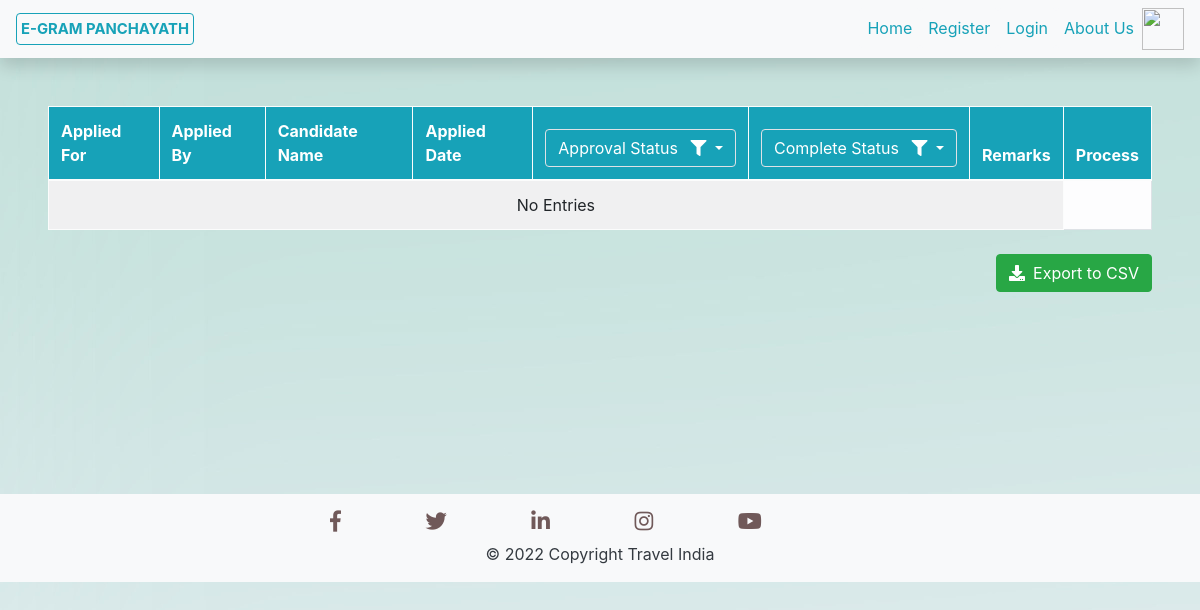
Page /Certicates_Received_Requests/ on the earlier database version.
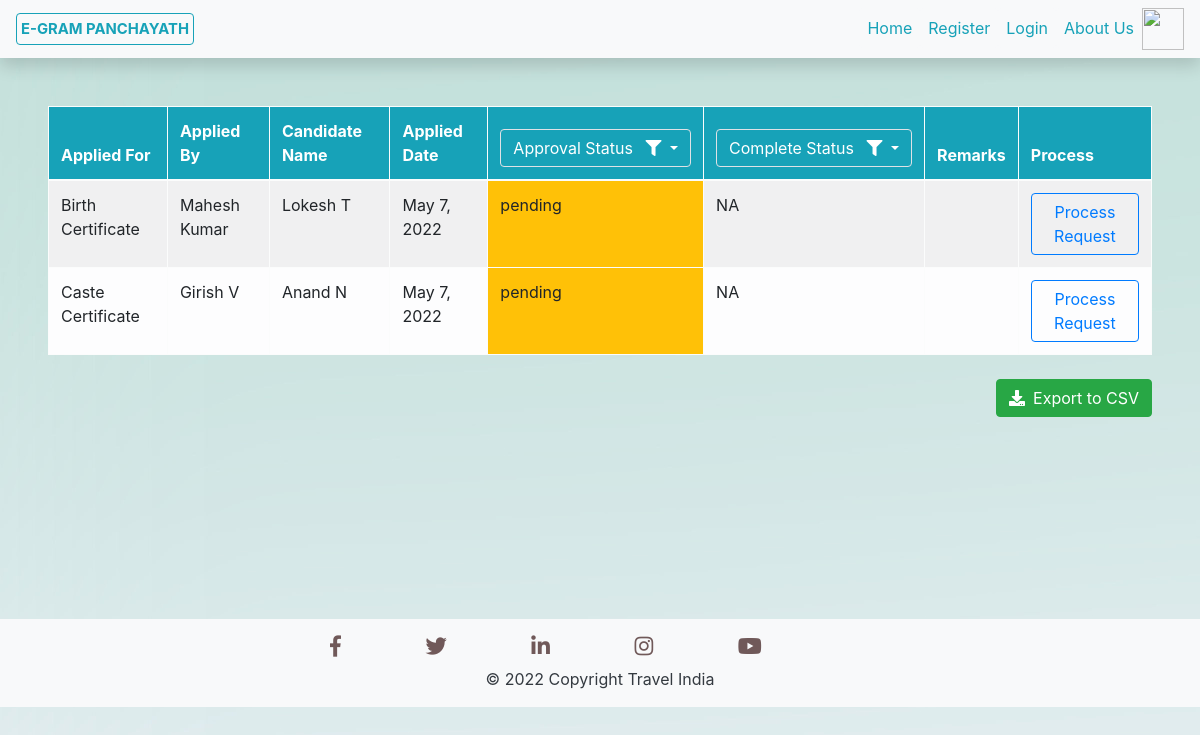
Same page on the later database version.
### Services/models.py (models this page shows, shortened)
class Certificates(models.Model):
    Cert_Name = models.CharField(max_length=50)
    Cand_Name = models.CharField(max_length=50)
    Father_Name = models.CharField(max_length=50)
    Mother_Name = models.CharField(max_length=50)
    Address = models.CharField(max_length=300)
    doc_name = models.CharField(max_length=30)
    Cert_Requested_By = models.ForeignKey(User, on_delete=models.CASCADE,default=None, null=True, blank=True)
    Cert_Applied_Date = models.DateTimeField(default=timezone.now)
    document_proof = models.FileField(upload_to='Files/',default=None, null=True, blank=True)
    Birth_Date = models.DateField()
    phoneno = models.CharField(max_length=10, default=None, null=True, blank=True)
    Birth_location = models.CharField(max_length=200, default=None, null=True, blank=True)
    Death_Date = models.DateField(default=None, null=True, blank=True)
    Death_location = models.CharField(max_length=200, default=None, null=True, blank=True)
    Cast = models.CharField(max_length=50, default=None, null=True, blank=True)
    Cast_Category = models.CharField(max_length=10, default=None, null=True, blank=True)
    Income_Value = models.CharField(max_length=20, default=None, null=True, blank=True)
    Remarks = models.TextField()
    Approval_Status = models.CharField(max_length=20)
    Completion_Status = models.CharField(max_length=20, default=None, null=True, blank=True)
    certificate = models.FileField(upload_to='Certificates/',default=None, null=True, blank=True)
    Cert_Estimated_Completion_Date = models.DateField(default=None, null=True, blank=True)

### Services/views.py (the view)
# urls.py: path('Certicates_Received_Requests/', Cert_ReceivedRequests.as_view(), name='CertReqReceived'),
class Cert_ReceivedRequests(ListView):
    model = Services
    template_name = "Services/CertificatesRequestsReceived.html"
    context_object_name = 'requests'
    paginate_by = 5
    def get_queryset(self):
        req = Certificates.objects.all()
        def ExecQuery(req, Cert):
            key = list(Cert.keys())[0]
            if key=='Cert_Approval_Status':
                req = req.filter(Approval_Status=Cert[key]).order_by('-Cert_Applied_Date')
            if key=='Cert_Completion_Status':
                req = req.filter(Completion_Status=Cert[key]).order_by('-Cert_Applied_Date')
            return req
        if self.request.GET.get('idAppStatus'):
            req = ExecQuery(req, {'Cert_Approval_Status':self.request.GET.get('idAppStatus')})
        if self.request.GET.get('idCompStatus'):
            req = ExecQuery(req, {'Cert_Completion_Status':self.request.GET.get('idCompStatus')})
        return req

### Services/templates/Services/CertificatesRequestsReceived.html (shortened to what this page needs)
{% extends 'Services/Base.html' %}
{% block content %}
<div class="p-5">
    <form method="get" action="#">
    <table class="rounded table table-hover table-bordered table-striped table-light">
        <thead class="bg-info text-white">
            <tr>
                <th scope="col">Applied For</th>
                <th scope="col">Applied By</th>
                <th scope="col">Candidate Name</th>
                <th scope="col">Applied Date</th>
                <th scope="col">
                    <div class="dropdown">
                        <button class="btn btn-info border dropdown-toggle" type="button" id="dropdownMenuButton" data-toggle="dropdown" aria-haspopup="true" aria-expanded="false">
                          Approval Status <i class="fas fa-filter ml-2"></i>
                        </button>
                      </div>
                </th>
                <th scope="col">
                    <div class="dropdown">
                        <button class="btn btn-info border dropdown-toggle" type="button" id="dropdownMenuButton" data-toggle="dropdown" aria-haspopup="true" aria-expanded="false">
                          Complete Status <i class="fas fa-filter ml-2"></i>
                        </button>
                      </div>
                </th>
                <th scope="col">Remarks</th>
                <th scope="col">Process</th>
            </tr>
        </thead>
        <tbody>
        {% for request in requests %}
        <tr>
            <td>{{ request.Cert_Name }} </td>
            <td>{{ request.Cert_Requested_By.first_name }} {{ request.Cert_Requested_By.last_name }}</td>
            <td>{{ request.Cand_Name }}</td>
            <td>{{ request.Cert_Applied_Date.date }}</td>
            {% if request.Approval_Status == 'pending' %}
                <td class="bg-warning">{{ request.Approval_Status }}</td>
            {% elif request.Approval_Status == 'approved' %}
                <td class="bg-success">{{ request.Approval_Status }}</td>
            {% elif request.Approval_Status == 'rejected' %}
                <td class="bg-danger">{{ request.Approval_Status }}</td>
            {% endif %}
            {% if request.Completion_Status == 'pending' %}
                <td class="bg-warning">{{ request.Completion_Status }}</td>
            {% elif request.Completion_Status == 'completed' %}
                <td class="bg-success">{{ request.Completion_Status }}</td>
            {% elif request.Completion_Status == 'rejected' %}
                <td class="bg-danger">{{ request.Completion_Status }}</td>
            {% else %}
                <td class="">{{ request.Completion_Status }}</td>
            {% endif %}
            <td>{{ request.Remarks }}</td>
            <td>
                {% if request.Approval_Status == 'pending' or request.Completion_Status == 'pending' %}
                <a class="btn btn-outline-primary" href="{% url 'ProcessCertRequestURL' request.id %}">Process Request</a>
                {% else %}
                    NA
                {% endif %}
            </td>
        </tr>
        {% empty %}
        <tr>
            <td align="center" colspan="7" >No Entries</td>
        </tr>
        {% endfor %}
        </tbody>
        </table>
    </form>
    <a href="{% url 'export-certificate-requets-csv' %}" class="btn btn-success float-right mt-2"><span class="fas fa-download mr-2"></span>Export to CSV</a>
</div>
{% endblock content %}

Differences in the rows shown:
added Certificates: Cert_Name "Birth Certificate", Cert_Requested_By.first_name "Mahesh", Cert_Requested_By.last_name "Kumar", Cand_Name "Lokesh T", Cert_Applied_Date "May 7, 2022", Approval_Status "pending", Completion_Status "NA", shows "Process Request"
added Certificates: Cert_Name "Caste Certificate", Cert_Requested_By.first_name "Girish", Cert_Requested_By.last_name "V", Cand_Name "Anand N", Cert_Applied_Date "May 7, 2022", Approval_Status "pending", Completion_Status "NA", shows "Process Request"
Other differences:
text no longer shown: "No Entries"
